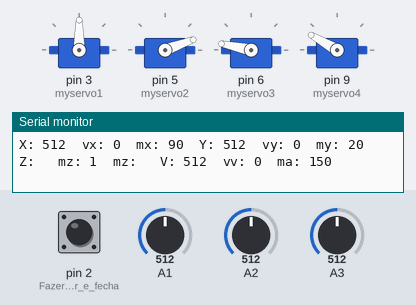
Recording of a sketch running on a simulated Arduino Uno, built with avr-gcc and run on an emulated ATmega328P. Shown: 4 × servo, the last lines printed to the serial monitor. The inputs (shaded band) are chosen by the test bench; at power-on: A2 = 512, A1 = 512, A3 = 512, pin 2 (Fazer_garra_abrir_e_fecha) HIGH.

Above: at 1.2 s.
1.3 s: A2 set to 530
4.3 s: A2 set to 553
At 5.2 s:
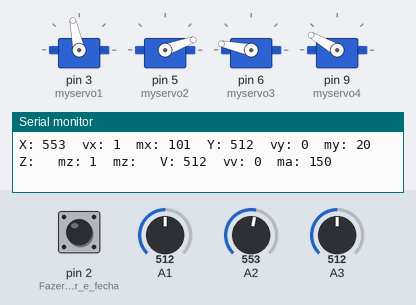
At 6.66 s:
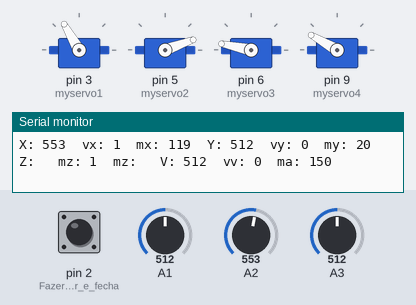
7.3 s: A1 set to 551
10.3 s: A1 set to 574
At 10.31 s:
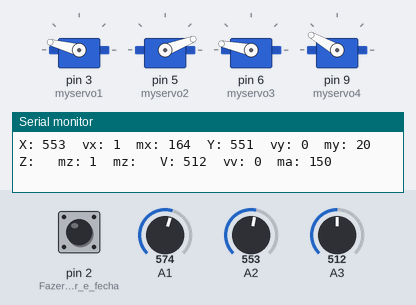
13.3 s: A3 set to 493
At 13.31 s:
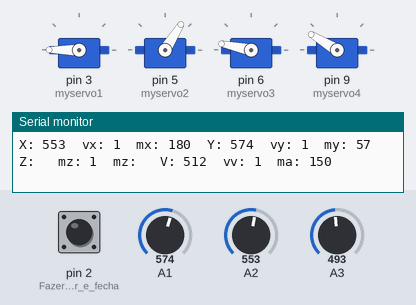
16.3 s: A3 set to 1023
Timing chart, 0 to 19.3 s (numbered marks = the images above; inputs shaded):
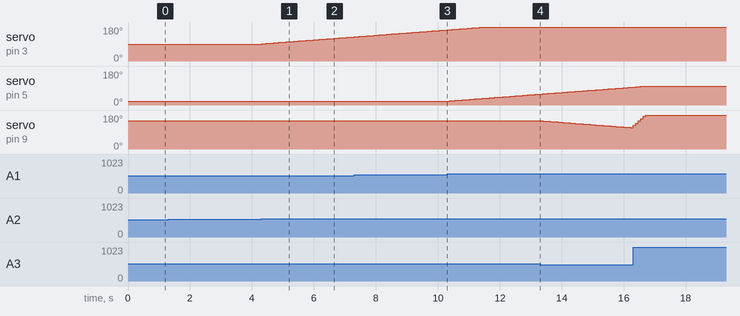

Measured:
- the behaviour switches between 538 and 539 on A2 (found by bisection; images 0 and 1)
- the behaviour switches between 562 and 563 on A1 (found by bisection; images 2 and 3)
- the behaviour switches between 512 and 511 on A3 (found by bisection; images 3 and 4)
- after the input at 4.3 s, servo on pin 3 (myservo1): moves from 90° to 127° over 2.9 s, starting at once
- after the input at 10.3 s, servo on pin 5 (myservo2): moves from 20° to 57° over 2.9 s, starting at once
- after the input at 13.3 s, servo on pin 9 (myservo4): moves from 150° to 113° over 2.9 s, starting at once

The sketch:

PrimeirosPassosDoRobo.ino
```cpp
#include <Servo.h>

//cria um objeto servo para controlar um servo
Servo myservo1; //servo base
Servo myservo2; //servo frente
Servo myservo3; //servo garra
Servo myservo4; //servo sobe

// valor inteiro para o motores
int mx = 90; //mx=motorX
int my = 20; //my=motorY
int mz = 130; //mz=motorZ
int ma = 150; //ma=motorA

void setup() {
  Serial.begin (9600); //Definindo velocidade do monitor serial

  //Usamos portas PWM do Arduino para os servos motores
  myservo1.attach(3); //servo base na porta 3
  myservo2.attach(5); // servo frente na porta 5
  myservo3.attach(6); // Servo garra na porta 6
  myservo4.attach(9); // Servo sobe na porta 9
  pinMode(2, INPUT_PULLUP); // Fazer garra abrir e fechar. Ex: 0 fechado, 1 aberto
}


void loop() {

  //Lendo os valores recebidos pelo Joystick
  int v = analogRead(3);//Porta Digital 3
  int x = analogRead(2);//Porta Digital 1
  int y = analogRead(1);//Porta Digital 2
  int z = digitalRead(2); //Porta Digital 12
  digitalWrite(2, HIGH);// Escrevendo porta digital para o botão SW do joystick


  //Mapeando os valores a serem lidos pelo joystick.
  int vv = map(v, 0, 1023, -12, 12);
  int vx = map(x, 0, 1023, -9, 10);
  int vy = map(y, 0, 1023, -10, 10);
  int mz = map(z, 0, 1, 130, 168);

  //Classificando as posiçoes do servos quando moviemnto o joystick na linha X e Y
  mx += vx;
  if (mx < 0)
    mx = 0;
  else if (mx > 180)
    mx = 180;


  my += vy;
  if (my < 10)
    my = 10;
  else if (my > 100)
    my = 100;

  ma += vv;
  if (ma < 100)
    ma = 100;
  else if (ma > 190)
    ma = 190;


  //Dando as funções lidas para os servos
  myservo1.write(mx);
  myservo2.write(my);
  myservo3.write(mz);
  myservo4.write(ma);

  //Imprimindo os valores no monitor serial.
  Serial.print("X: ");
  Serial.print(x);
  Serial.print("\tvx: ");
  Serial.print(vx);
  Serial.print("\tmx: ");
  Serial.print(mx);

  Serial.print("\tY: ");
  Serial.print(y);
  Serial.print("\tvy: ");
  Serial.print(vy);
  Serial.print("\tmy: ");
  Serial.print(my);

  Serial.print("\tZ: ");
  Serial.print("\tmz: ");
  Serial.print(z);
  Serial.print("\tmz: ");

  Serial.print("\tV: ");
  Serial.print(v);
  Serial.print("\tvv: ");
  Serial.print(vy);
  Serial.print("\tma: ");
  Serial.print(ma);

  Serial.println();

  delay (50);
}
```
